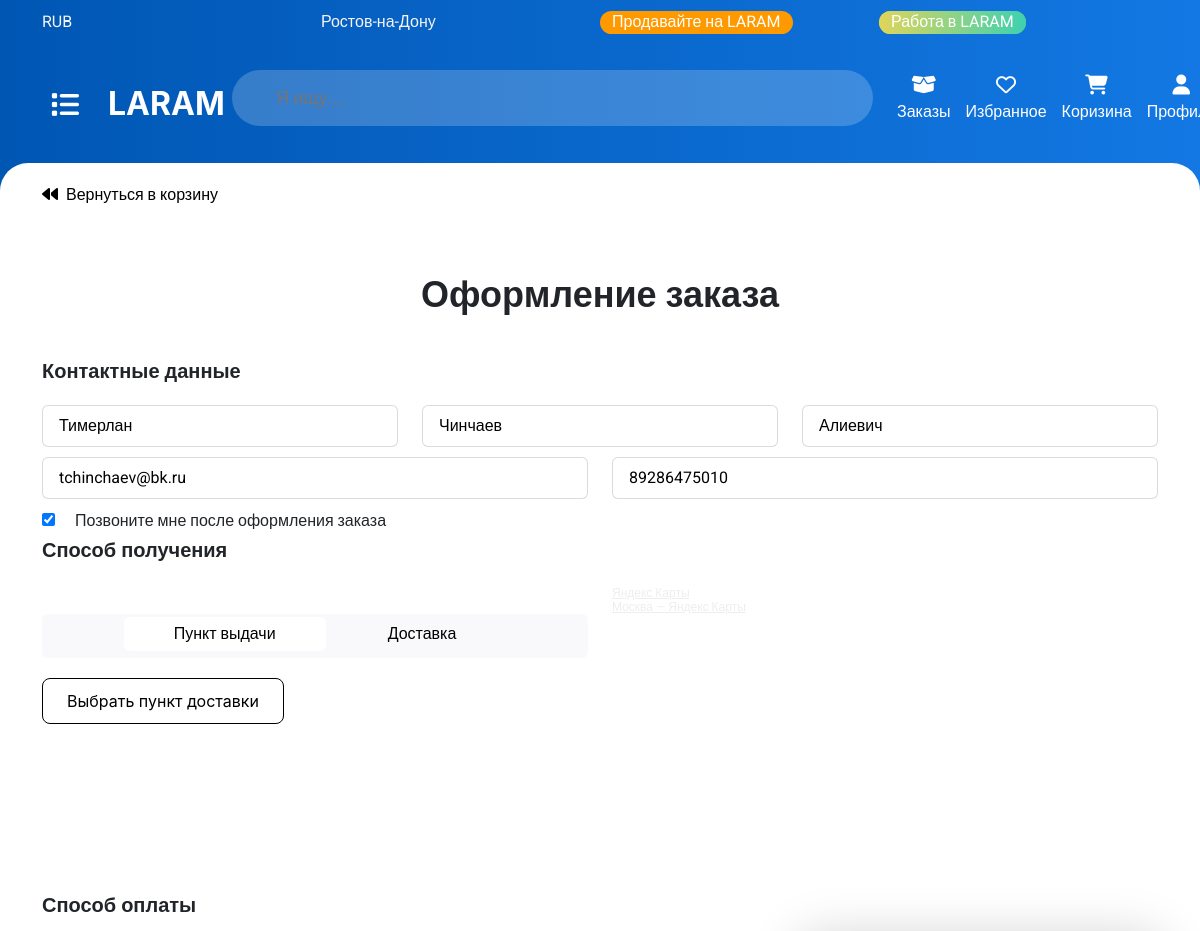
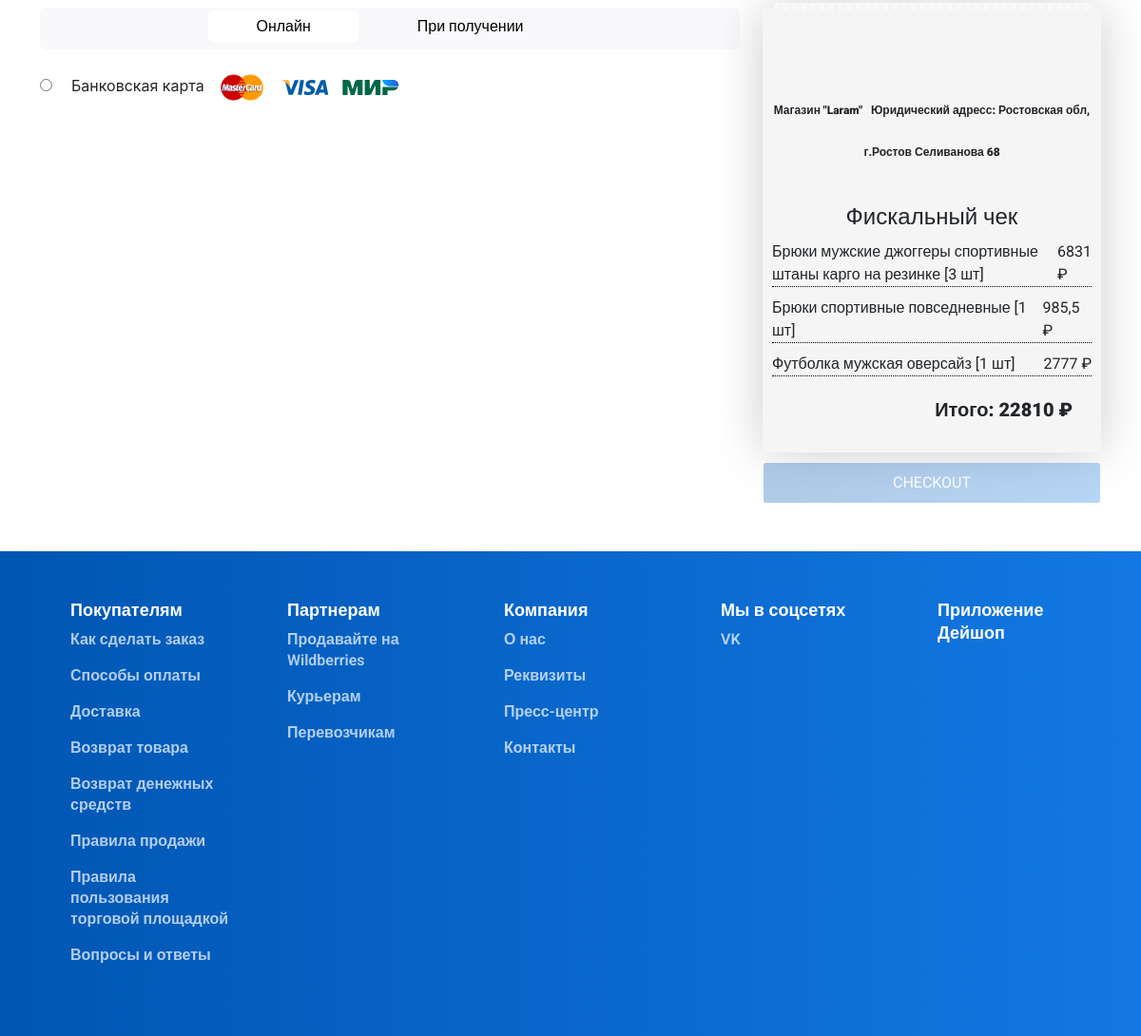
Screenshot of /checkout/ (signed in) with the database file from the repository (2 pictures, top to bottom).
### app/models.py (models this page shows, shortened)
class UserProfile(models.Model):
    user = models.OneToOneField(User,on_delete=models.CASCADE,null=True)
    name = models.CharField('Имя',max_length=40,blank=True,null=True)
    second_name = models.CharField('Фамилия',max_length=40,blank=True,null=True)
    last_name = models.CharField('Отчевство',max_length=40,blank=True,null=True)
    date_br = models.DateField(null=True,blank=True)
    GENDER_CHOICES = (
        ('M', 'Male'),
        ('F', 'Female'),
    )
    gender = models.CharField(max_length=1, choices=GENDER_CHOICES, blank=True, null=True)
    phone_number = models.CharField(max_length=20,null=True)
    user_picture = models.ImageField('Изображения пользователя',upload_to='profile_pictures/',null=True,blank=True)
    address_city = models.CharField('Адрес доставки (Город)',max_length=70,null=True)
    address_street = models.CharField('Адрес доставки (Улица)',max_length=70,null=True)
    address_house = models.CharField('Адрес доставки (Дом)',max_length=70,null=True)
    address_podezd = models.CharField('Адрес доставки (Подъезд)',max_length=70,null=True,blank=True)
    address_kv = models.CharField('Адрес доставки (Квартира)',max_length=70,null=True,blank=True)
    comment = models.TextField('Комментарий',null=True,blank=True)
    notification_settings = models.BooleanField('Уведомления',default=True)

class Cart(models.Model):
    user = models.ForeignKey(User, on_delete=models.CASCADE)
    product = models.ForeignKey(Product, on_delete=models.CASCADE)
    quantity = models.PositiveIntegerField(default=1)
    price_sale = models.DecimalField(max_digits=10, decimal_places=2, default=0,null=True)  # Добавляем поле price
    price = models.DecimalField(max_digits=10, decimal_places=2, default=0,null=True)

class Product(models.Model):
    name = models.CharField('Название товара',max_length=100)
    brand = models.CharField('Бренд',max_length=100)
    description = models.TextField('Описание')
    about_tovar = models.TextField('О товаре')
    price = models.IntegerField('Цена',)
    sale_price = models.IntegerField('Цена со скидкой',null=True,blank=True)
    picture = models.ImageField('Изображение',upload_to='product/pictures/')
    quantity = models.PositiveIntegerField('Количество')
    category = models.ForeignKey('Category', on_delete=models.CASCADE)
    is_on_sale = models.BooleanField(default=False)
    images = models.ManyToManyField('ProductImage', blank=True)
    sale = models.DecimalField('Процент скидки', max_digits=5 ,decimal_places=1,null=True,blank=True)
    image_sale = models.ImageField('Превью акций',upload_to='sales',null=True,blank=True)
    attribute = models.ForeignKey('Attribute', on_delete=models.CASCADE,null=True)
    reviews = models.ManyToManyField('Review', related_name='products', blank=True,null=True)
    question = models.ManyToManyField('Question',blank=True,related_name='products',null=True)

### app/views.py (the view, shortened to what this page needs)
# urls.py: path('checkout/',views.checkout, name='checkout'),
@login_required
def checkout(request):
    user = request.user
    profile = user.userprofile
    email = request.user.email
    cart_items = Cart.objects.filter(user=user)
    total_price = cart_items.aggregate(total=Sum(F('product__sale_price') * F('quantity')))['total']
    total_q = Cart.objects.aggregate(total_quantity=Sum('quantity'))
    session = None  # Инициализируем переменную session
    session_id = session.id if session else None  # Создаем переменную session_id
    context = {
        'profile': profile,
        'email': email,
        'total_price': total_price,
        'len': total_q.get('total_quantity'),
        'cart_items': cart_items,
        'sessionId': session_id  # Используем session_id вместо session.id
    }
    return render(request, 'checkout.html', context)

### app/templates/checkout.html (shortened to what this page needs)
{% extends 'index.html' %}
{%  load static %}
{% load static %}
{% block style %}
<link rel="stylesheet" href="{% static 'app/css/checkout.css' %}">
{% endblock %}
{% block content %}
<div class="container check">
    <p class="back"><a class="back" href="{% url 'cart' %}"><i class="fa-solid fa-backward"></i>Вернуться в корзину</a></p>
    <h1 class="info">Оформление заказа</h1>
    <div class="row">
        <h2>Контактные данные</h2>
        <div class="col-4">
            <input type="text" placeholder="Имя" id="name-field" value="{{profile.name}}">
                  </div>
        <div class="col-4">
            <input type="text" placeholder="Фамилия" id="second-name-field" value="{{profile.second_name}}">
                </div>
        <div class="col-4">
            <input type="text" placeholder="Отчевство (при наличии)" value="{{profile.last_name}}">
        </div>
        <div class="col-6">
            <input type="email" placeholder="Email" id="email-field" value="{{email}}">
        </div>
        <div class="col-6">
            <input type="tel" placeholder="Номер телефона" id="phone-field" value="{{profile.phone_number}}">
        </div>
        <div class="col">
            <input type="checkbox" id="call" checked><label for="">Позвоните мне после оформления заказа</label>
        </div>
    </div>
    <div class="row">
        <h2>Способ получения</h2>
        <div class="col-6 off">
            <div class="off-text">
              <button class="active-btn" id="about">Пункт выдачи</button>
              <button class="deactive" id="descp">Доставка</button>
            </div>
            <div class="about active-text" id="text1">
                <button>Выбрать пункт доставки</button>
            </div>
      </div>
        <div class="col-6">
            <div style="position:relative;overflow:hidden;"><a href="https://yandex.ru/maps?utm_medium=mapframe&utm_source=maps" style="color:#eee;font-size:12px;position:absolute;top:0px;">Яндекс Карты</a><a href="https://yandex.ru/maps/geo/moskva/53000094/?ll=37.250969%2C55.476145&utm_medium=mapframe&utm_source=maps&z=8.99" style="color:#eee;font-size:12px;position:absolute;top:14px;">Москва — Яндекс Карты</a><iframe src="https://yandex.ru/map-widget/v1/?ll=37.250969%2C55.476145&mode=search&ol=geo&ouri=ymapsbm1%3A%2F%2Fgeo%3Fdata%3DCgg1MzAwMDA5NBIa0KDQvtGB0YHQuNGPLCDQnNC-0YHQutCy0LAiCg2GeBZCFQEGX0I%2C&z=8.99" width="100%" height="300" frameborder="1" allowfullscreen="true" style="position:relative;"></iframe></div>
        </div>
    </div>
    <div class="row last">
        <h2>Способ оплаты</h2>
        <div class="col-8">
            <div class="off-text">
                <button class="active-btn" id="about">Онлайн</button>
                <button class="deactive" id="">При получении</button>
              </div>
              <div class="about active-text" id="bank-cart">
                  <input type="radio" id="visa"><label for="">Банковская карта</label>
                  <img src="{% static 'app/img/master.svg' %}" alt="">
                  <img src="{% static 'app/img/visa.svg' %}" alt="">
                  <img src="{% static 'app/img/mir.svg' %}" alt="">
              </div>
        </div>
        <div class="col">
                            <div class="check2">
                                <svg width="210px" viewBox="0 0 210 5" xmlns="http://www.w3.org/2000/svg">
                                 <path d="M0,0 210,0" fill="none" stroke="#F9F8FB" stroke-dasharray="3 3" stroke-width="10"/>
                                </svg>
                                <div class="info">
                                  <span>Магазин "Laram"</span>
                                  <span>Юридический адресс: Ростовская обл, г.Ростов Селиванова 68</span>
                                </div>
                                <h4>Фискальный чек</h4>
                                <ul>
                                  {% for item in cart_items%}
                                  {% if item.product.is_on_sale %}
                                  <li><span>{{item.product.name}} [{{item.quantity}} шт]</span><span class="price">{{item.product.sale_price}} ₽</span></li>
                                  {% else %}
                                  <li><span>{{item.product.name}} [{{item.quantity}} шт]</span><span class="price">{{item.product.price}} ₽</span></li>
                                {% endif %}
                                  {% endfor %}
                                </ul>
                                <p class="res">Итого: {{total_price}} ₽</p>
                              </div>
                              <form action="" method="POST">
                                <button class="btnn" type="submit" id="checkout-button" disabled>Checkout</button>
                            </form>
        </div>
    </div>
</div>
{% endblock %}

### app/static/app/css/checkout.css (style rules this page uses)
.check input { width: 100%; background: #fff; border: 1px solid rgba(16,10,28,.15); border-radius: 6px; margin-right: 20px; margin-bottom: 10px; padding: 8px 16px; }
.check input[type="checkbox"] { width: auto; }
.check input[type="radio"] { width: auto; }
#text1 button { background-color: #fff; padding: 10px 24px; border-radius: 8px; color: #000; border: 1px solid #000; }
.check .back { padding-top: 20px; text-decoration: none; color: #000; }
.check .back i { margin-right: 8px; }
.check .info { padding-top: 50px; font-size: 36px; line-height: 44px; font-weight: 900; margin-bottom: 40px; }
.check h2 { font-size: 20px; line-height: 28px; font-weight: 800; margin-bottom: 20px; }
.off { margin-top: 30px; }
.off-text:first-child { align-items: center; border: 1px solid transparent; border-radius: 6px; color: #000; column-gap: 12px; display: inline-flex; height: 44px; justify-content: center; padding-left: 24px; padding-right: 24px; }
.off-text button { padding: 5px 50px; border-radius: 6px; margin-top: 20px; border: none; padding-bottom: 5px; }
.active-btn { background: #fff; }
.deactive { background-color: #F9F8FB; }
#bank-cart label { margin-right: 10px; }
#bank-cart img { margin-right: 10px; }
.off-text { padding-bottom: 25px; background-color: #F9F8FB; width: 100%; margin-bottom: 20px; }
body { background: #fafafa; }
.check2 { max-width: 100%; min-height: 250px; background: #F5F5F5; padding: 4px 10px; box-shadow: 0 0 50px rgba(0,0,0,0.2); }
.check2 svg { position: relative; top: -18px; left: 2px; width: 100%; background-color: #F5F5F5 ; }
.info { text-align: center; }
.info span { font-size: 12px; line-height: 2px; margin: 0; }
h4 { text-align: center; }
.check2 ul { margin: 0; padding: 0; }
.check2 ul li { display: flex; justify-content: space-between; margin: 10px 0; border-bottom: 1px dotted #000; }
.res { text-align: right; padding: 10px 20px; font-size: 20px; font-weight: 900; }
.btnn { opacity: 0.3; text-transform: uppercase; background: linear-gradient(to right,#0056B3 0,#1378e3 100%) no-repeat; margin-top: 10px; width: 100%; align-items: center; border: 1px solid transparent; border-radius: 6px; color: #fff; -webkit-column-gap: 12px; column-gap: 12px; display: inline-flex; height: 44px; justify-content: center; padding-left: 24px; padding-right: 24px; }
.last { margin-bottom: 50px; }

### app/static/app/css/style.css (style rules this page uses)
body { font-family: 'Roboto', sans-serif; }
body { background: linear-gradient(to right,#0056B3 0,#1378e3 100%) no-repeat; }
html,body { overflow-x: hidden; }
.off-text button { padding: 5px 50px; border-radius: 6px; margin-top: 20px; border: none; padding-bottom: 5px; }
.active-btn { background: #fff; }
.off-text .deactive { background-color: #F9F8FB; }
.about { background-color: #fff; color: #212529; font-family: -apple-system,BlinkMacSystemFont,Segoe UI,Roboto,Helvetica Neue,Arial,Noto Sans,Liberation Sans,sans-serif,Apple Color Emoji,Segoe UI Emoji,Segoe UI Symbol,Noto Color Emoji; font-size: 1rem; font-weight: 400; line-height: 1.5; margin: 0; text-align: left; }

### rows the page displays
UserProfile: name "Тимерлан", second_name "Чинчаев", last_name "Алиевич", phone_number "89286475010"
Cart: product.name "Брюки мужские джоггеры спортивные штаны карго на резинке", quantity "3", product.sale_price "6831"
Cart: product.name "Брюки спортивные повседневные", quantity "1", product.sale_price "985,5"
Cart: product.name "Футболка мужская оверсайз", quantity "1", product.price "2777"

### other values shown
{{ total_price }} "22810"
